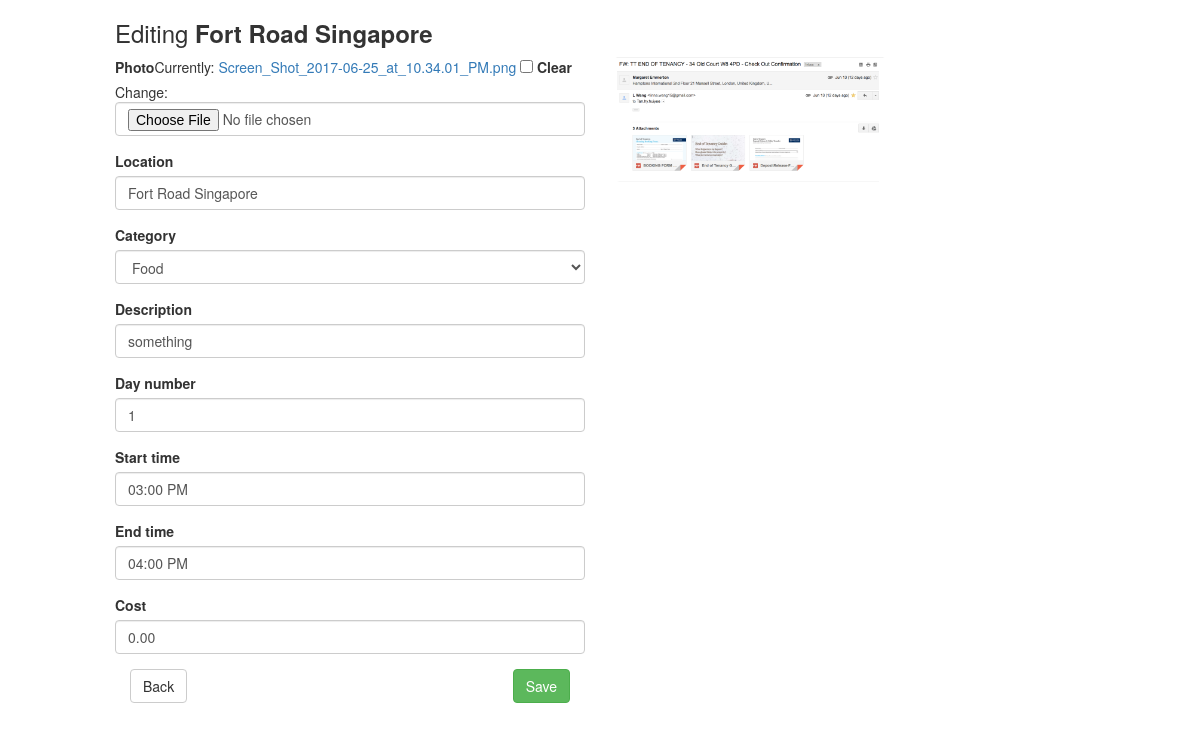
The page /6/3/edit/ (signed in) on the database as committed earlier.
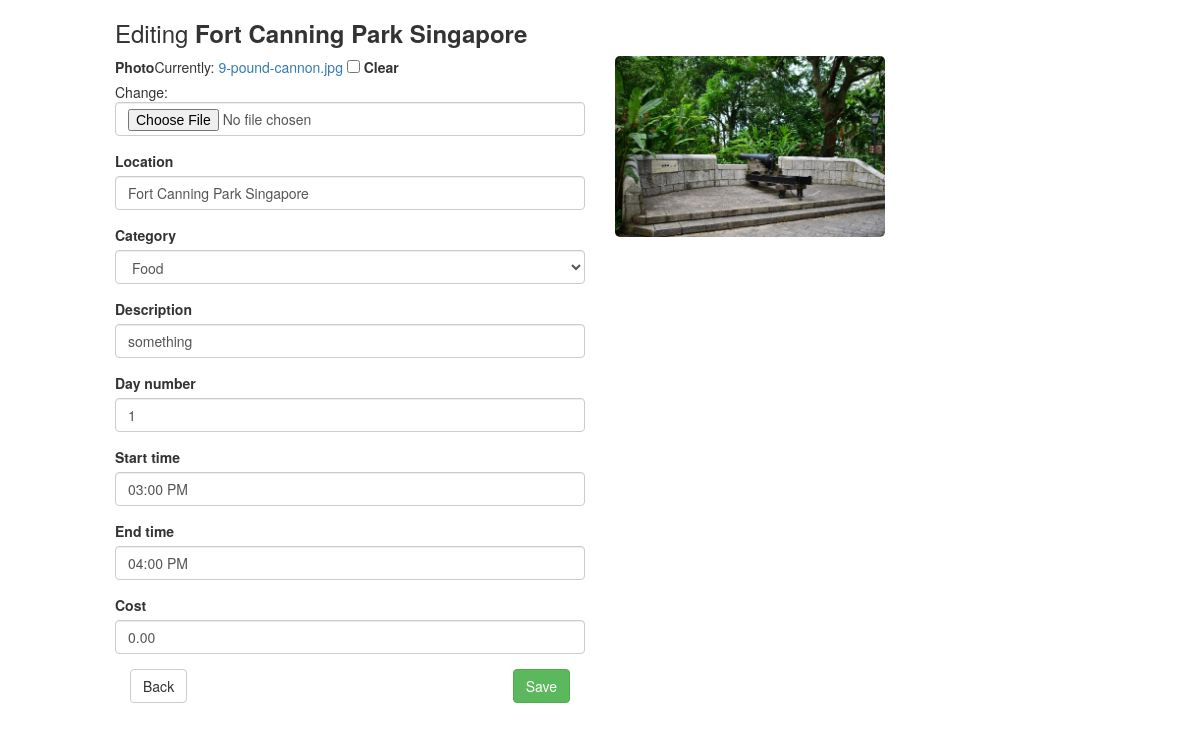
The same page on the database as committed later.
### triplan/models.py (models this page shows, shortened)
class ItinerarySegment(models.Model):
    itinerary = models.ForeignKey(Itinerary)
    location = models.CharField(max_length=200)
    day_number = models.PositiveIntegerField(default=1)
    start_time = models.TimeField(default="12:00 PM")
    end_time = models.TimeField(default="1:00 PM")
    description = models.CharField(max_length=400)
    photo = models.ImageField(blank=True)
    category = models.IntegerField(default=0, choices=CategoryUtil.get_category_choices())
    cost = models.DecimalField(default=0, decimal_places=2, max_digits=6)
    class Meta:
        ordering = ['start_time']

### triplan/views.py (the view, shortened to what this page needs)
# urls.py: url(r'^(?P<itinerary_pk>[0-9]+)/(?P<pk>[0-9]+)/edit/$', login_required(views.ItinerarySegmentEdit.as_view()),
class ItinerarySegmentEdit(generic.edit.UpdateView):
    template_name = "triplan/itinerarysegment_edit.html"
    model = ItinerarySegment
    fields = ["photo", "location", "category", "description", "day_number", "start_time", "end_time", "cost"]
    widgets = {
        "start_time": forms.TimeInput(format='fa'),
        "end_time": forms.TimeInput(format='fa'),
    }

### triplan/templates/triplan/itinerarysegment_edit.html (shortened to what this page needs)
{% extends 'triplan/base.html' %}
{% block imports %}
    {% load static %}
    <link rel="stylesheet" type="text/css" href="{% static 'maps.css' %}">
{% endblock imports %}
{% block body %}
    <div class="col-sm-10 col-sm-offset-1">
        <h3>Editing <strong>{{ itinerarysegment.location }}</strong></h3>
    </div>
    <div class="col-sm-5 col-sm-offset-1">
        {% url 'triplan:itinerary_detail' itinerarysegment.itinerary.id as url %}
        {% include 'triplan/edit_form.html' with back_url=url %}
    </div>
    <div class="col-sm-3">
        {% if itinerarysegment.photo %}
            <img src="{{ itinerarysegment.photo.url }}" class="img img-responsive full-width">
        {% endif %}
    </div>
    <div id="map" class="col-sm-3"></div>
    <image id="places_photo" src=""
           class="col-sm-3 margin-top-20 img img-responsive full-width">
{% endblock body %}

### triplan/templates/triplan/base.html (shortened to what this page needs)
<!DOCTYPE html>
<html lang="en">
<head>
    <link rel="stylesheet" href="https://maxcdn.bootstrapcdn.com/bootstrap/3.3.7/css/bootstrap.min.css">
    {% load static %}
    <link rel="stylesheet" type="text/css" href="{% static 'custom.css' %}">
    {% block imports %}
    {% endblock imports %}
</head>
<body>
    {% block body %}
    {% endblock body %}
</body>
</html>

### triplan/templates/triplan/edit_form.html (shortened to what this page needs)
{% load bootstrap3 %}
<form action="" enctype="multipart/form-data" method="post">
    {% for field in form %}
        {% bootstrap_field field layout='horizontal' horizontal_field_class='padding-tb-5 col-md-9' horizontal_label_class='form-label-align col-md-3'%}
    {% endfor %}
    <div class="col-sm-12">
        <a href="{{ back_url }}" class="btn btn-default">Back</a>
        <button class="btn btn-success pull-right" type="submit">Save</button>
    </div>
</form>

### triplan/static/custom.css (style rules this page uses)
.img { border-radius: 5px; }
.margin-top-20 { margin-top: 20px; }

### triplan/static/maps.css (style rules this page uses)
#map { height: 50%; width: 20%; border-radius: 5px; }
html, body { height: 100%; margin: 0; padding: 0; }

Rows that differ between the two databases and show on the page:
changed ItinerarySegment "Food": location "Fort Road Singapore" → "Fort Canning Park Singapore"; photo: a different picture
Other text that changed with them:
text no longer shown: "Photo Currently: Screen_Shot_2017-06-25_at_10.34.01_PM.png Clear Change:"
text now shown: "Photo Currently: 9-pound-cannon.jpg Clear Change:"
